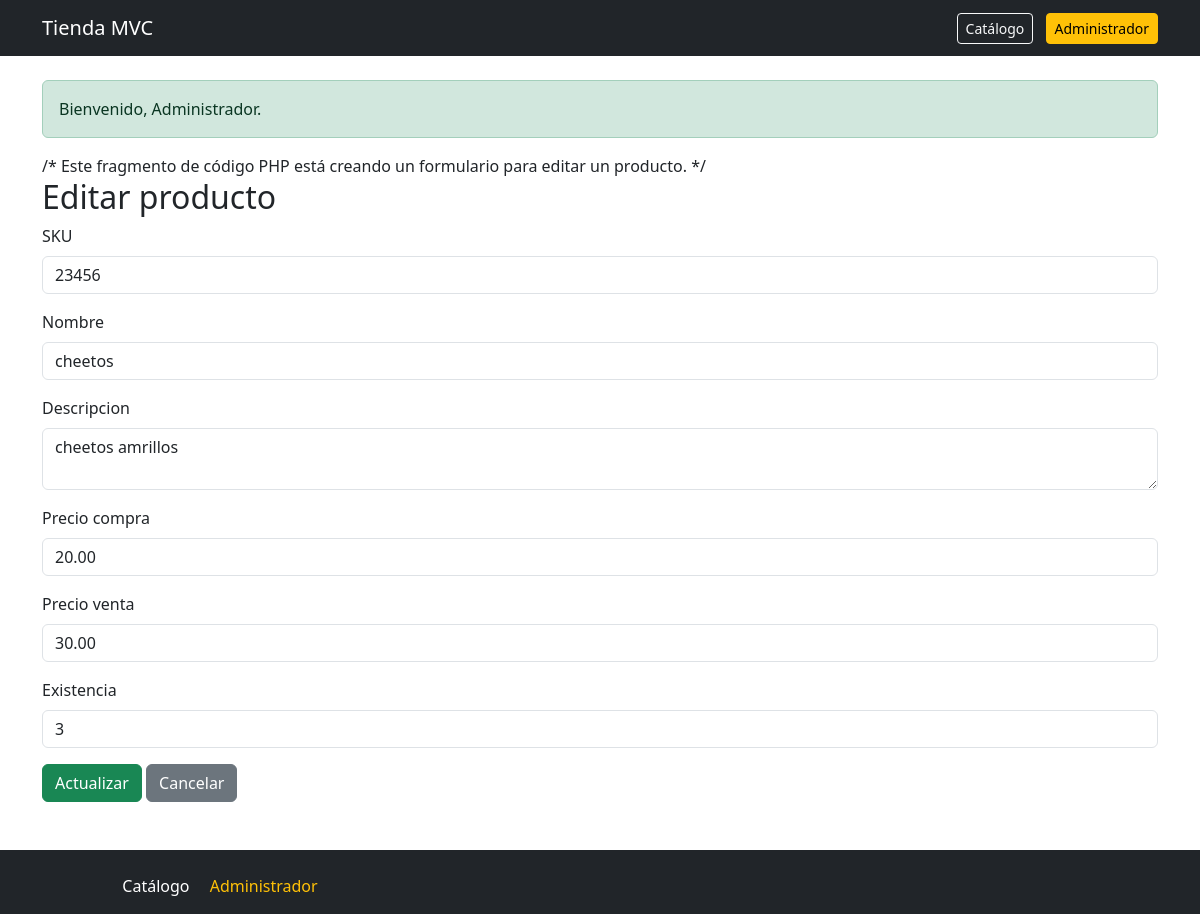
Screenshot of /index.php?route=productos/edit&id=15 (signed in) with the database file from the repository.
### tables this page shows
CREATE TABLE `productos` (
  `id` int(11) NOT NULL,
  `sku` varchar(100) NOT NULL,
  `nombre` varchar(100) NOT NULL,
  `descripcion` text NOT NULL,
  `precio_compra` decimal(10,2) NOT NULL,
  `precio_venta` decimal(10,2) NOT NULL,
  `existencia` int(11) NOT NULL,
  `imagen` varchar(255) DEFAULT NULL
);

### controllers/ProductoController.php (called while the page is built, shortened)
<?php
class ProductoController
{
    private ProductoModel $productoModel;
    public function __construct()
    {
        $this->productoModel = new ProductoModel();
    }
    public function edit(): void
    {
        $id = (int)($_GET["id"] ?? 0);
        $producto = $this->productoModel->obtenerPorId($id);
        require_once __DIR__ . "/../config/views/productos/edit.php";
    }
}

### config/Autoload.php (called while the page is built, shortened)
<?php
spl_autoload_register(function ($class) {
    $baseDir = __DIR__ . '/../';
    $class = str_replace('\\', '/', $class);
    $parts = explode('/', $class);
    if (!empty($parts)) {
        $parts[0] = strtolower($parts[0]);
    }
    $file = $baseDir . implode('/', $parts) . '.php';
});

### config/Database.php (called while the page is built, shortened)
<?php
class Database {
    private string $host = "127.0.0.1";
    private string $dbname = "productos";
    private string $username = "root";
    private string $password = "";
    private string $charset = "utf8mb4";
    public function connect() : PDO {
        try {
            $dsn = "mysql:host={$this->host};dbname={$this->dbname};charset={$this->charset}";
            $pdo = new PDO($dsn, $this->username, $this->password);
            $pdo->setAttribute(PDO::ATTR_ERRMODE, PDO::ERRMODE_EXCEPTION);
            $pdo->setAttribute(PDO::ATTR_DEFAULT_FETCH_MODE, PDO::FETCH_ASSOC);
            return $pdo;
        } catch (PDOException $e) {
            die("Error de conexión: ". $e->getMessage());
        }
    }
}

### models/ProductoModel.php (called while the page is built, shortened)
<?php
class ProductoModel{
    private PDO $conexion;
    public function __construct() {
        $db = new Database();
        $this->conexion = $db->connect();
    }
    public function obtenerPorId( int $id) : ?array {
        try {
            $sql = "SELECT * FROM productos WHERE id = :id LIMIT 1";
            $stmt = $this->conexion->prepare($sql);
            $stmt->bindParam(":id", $id, PDO::PARAM_INT);
            $stmt->execute();
            $producto = $stmt->fetch();
            return $producto ?: null;
        } catch (PDOException $e) {
            return null;
        }
    }
}

### config/views/productos/edit.php (the view, shortened to what this page needs)
<?php require_once __DIR__."/../layouts/header.php";?>
/* Este fragmento de código PHP está creando un formulario para editar un producto. */
<h2>Editar producto</h2>
<form action="index.php?route=productos/update" method="POST">
    <div class="mb-3">
        <label class="form-label">SKU</label>
        <input type="text" name="sku" class="form-control" value="<?= htmlspecialchars($producto['sku']); ?>" required>
    </div>
    <div class="mb-3">
        <label class="form-label">Nombre</label>
        <input type="text" name="nombre" class="form-control" value="<?= htmlspecialchars($producto['nombre']); ?>" required>
    </div>
    <div class="mb-3">
        <label class="form-label">Descripcion</label>
        <textarea name="descripcion" class="form-control" required><?= htmlspecialchars($producto['descripcion']); ?></textarea>
    </div>
    <div class="mb-3">
        <label class="form-label">Precio compra</label>
        <input type="number" step="0.01" name="precio_compra" class="form-control"
        value="<?= htmlspecialchars((string)$producto['precio_compra']); ?>" required>
    </div>
    <div class="mb-3">
        <label class="form-label">Precio venta</label>
        <input type="number" step="0.01" name="precio_venta" class="form-control"
        value="<?= htmlspecialchars((string)$producto['precio_venta']); ?>" required>
    </div>
    <div class="mb-3">
        <label class="form-label">Existencia</label>
        <input type="number" name="existencia" class="form-control" value="<?=  (int)$producto['existencia']; ?>" required>
    </div>
    <button type="submit" class="btn btn-success">Actualizar</button>
    <a href="index.php?route=productos" class="btn btn-secondary">Cancelar</a>
</form>
<?php require_once __DIR__."/../layouts/footer.php"; ?>

### config/views/layouts/header.php (style rules this page uses)
body { display: flex; flex-direction: column; min-height: 100vh; }

### rows the page displays
productos: sku "23456", nombre "cheetos", descripcion "cheetos amrillos", precio_compra "20.00", precio_venta "30.00", existencia "3"

### other values shown
$_SESSION['success'] "Bienvenido, Administrador."
